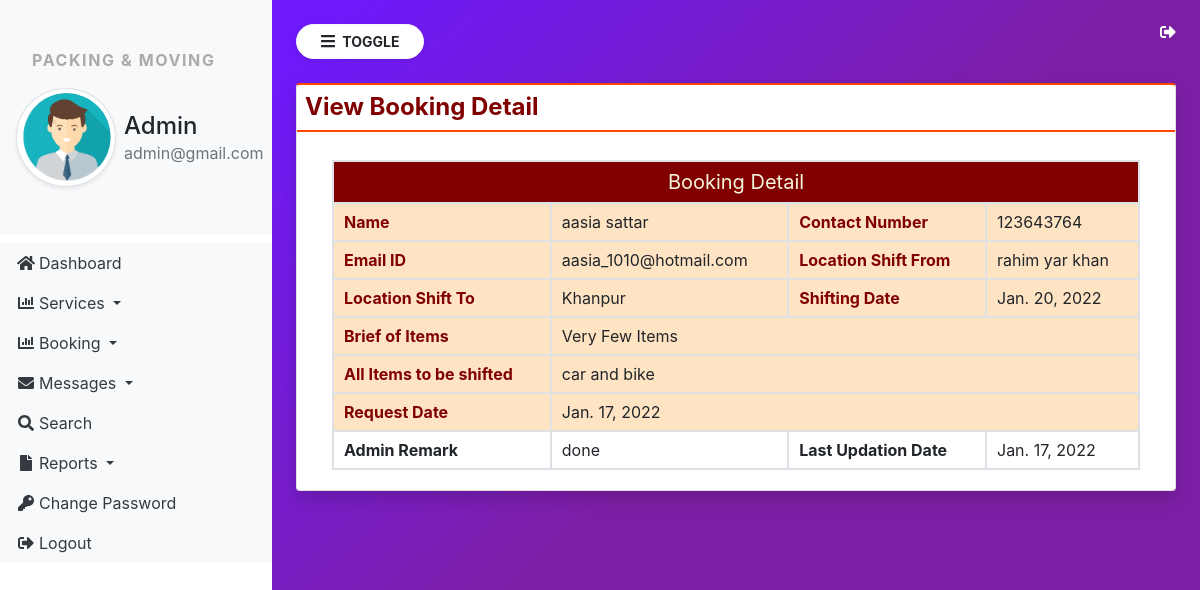
The page /view_bookingdetail/2 (signed in) on the database its author committed.
### mpmanagement/models.py (models this page shows, shortened)
class SiteUser(models.Model):
    name = models.CharField(max_length=100, null=True)
    email = models.CharField(max_length=100, null=True)
    mobile = models.CharField(max_length=25, null=True)
    location = models.CharField(max_length=200, null=True)
    shifting_loc = models.CharField(max_length=200, null=True)
    shiftingdate = models.DateField(null=True)
    brief_items = models.CharField(max_length=300, null=True)
    items = models.CharField(max_length=5000, null=True)
    requestdate = models.DateField(null=True)
    remark = models.CharField(max_length=500,null=True)
    status = models.CharField(max_length=30,null=True)
    updationdate = models.DateField(null=True)

### mpmanagement/views.py (the view, shortened to what this page needs)
# urls.py: path('view_bookingdetail/<int:pid>', view_bookingdetail, name="view_bookingdetail"),
def view_bookingdetail(request,pid):
    error = ""
    if not request.user.is_authenticated:
        return redirect('admin_login')
    booking = SiteUser.objects.get(id=pid)
    return render(request,'view_bookingdetail.html',locals())

### mpmanagement/templates/view_bookingdetail.html (shortened to what this page needs)
{% extends 'admin_navigation.html' %}
{% block content %}
<div class="card shadow" style="border-top: 2px solid orangered;">
            <h4 class="p-2 font-weight-bold " style="border-bottom: 2px solid orangered; color: maroon;"> View Booking Detail </h4>
            <div class="card-body">
                <div class="container-fluid">
                     <table class="table table-bordered table-hover" id="example">
                         <tr align="center">
                            <td colspan="4" style="font-size: 20px; color: beige; background-color: maroon ;"> Booking Detail</td>
                         </tr>
                         <tr style="background-color: bisque;">
                             <th style="color: maroon;">Name</th>
                             <td>{{booking.name}}</td>
                             <th style="color: maroon;">Contact Number</th>
                             <td>{{booking.mobile}}</td>
                        </tr>
                        <tr style="background-color: bisque;">
                            <th style="color: maroon;">Email ID</th>
                            <td>{{booking.email}}</td>
                            <th style="color: maroon;">Location Shift From</th>
                            <td>{{booking.location}}</td>
                       </tr>
                       <tr style="background-color: bisque;">
                            <th style="color: maroon;">Location Shift To</th>
                            <td>{{booking.shifting_loc}}</td>
                            <th style="color: maroon;"> Shifting Date  </th>
                            <td>{{booking.shiftingdate}}</td>
                        </tr>
                        <tr style="background-color: bisque;">
                            <th colspan="1" style="color: maroon;">Brief of Items</th>
                            <td colspan="3">{{booking.brief_items}}</td>
                        </tr>
                        <tr style="background-color: bisque;">
                            <th colspan="1" style="color: maroon;"> All Items to be shifted  </th>
                            <td colspan="3">{{booking.items}}</td>
                        </tr>
                        <tr style="background-color: bisque;">
                            <th style="color: maroon;">Request Date</th>
                            <td colspan="3">{{booking.requestdate}}</td>
                        </tr>
                        {% if not booking.remark %}
                        <form method="post">
                            {% csrf_token %}
                            <tr>
                                <th>Admin Remark</th>
                                <td colspan="3"><textarea name="remark" class="form-control" required></textarea></td>
                            </tr>
                            <tr>
                                <th>&nbsp</th>
                                <td colspan="3"><button type="submit" class="btn btn-primary"><i class="fa fa-arrow-circle-right"> </i> Update</button></td>
                            </tr>
                        </form>
                        {% else %}
                        <tr>
                            <th>Admin Remark</th>
                            <td>{{booking.remark}}</td>
                            <th>Last Updation Date</th>
                            <td>{{booking.updationdate}}</td>
                        </tr>
                        {% endif %}
                    </table>
                </div>
            </div>
        </div>
{% endblock %}

### mpmanagement/templates/admin_navigation.html (shortened to what this page needs)
{% load static %}
<html>
<head>
        <link rel="stylesheet" href="https://cdn.jsdelivr.net/npm/bootstrap@4.6.1/dist/css/bootstrap.min.css">
    <link rel="stylesheet" href="https://cdnjs.cloudflare.com/ajax/libs/font-awesome/4.7.0/css/font-awesome.min.css">
        <link rel="stylesheet" href="{% static 'css/sidebar.css' %}" type="text/css">
            <link rel = "stylesheet" href = "//cdn.datatables.net/1.11.3/css/jquery.dataTables.min.css">
            <link rel = "stylesheet" href = "//cdn.datatables.net/buttons/2.1.0/css/buttons.dataTables.min.css">
</head>
<body>
    <div class="bg-white vertical-nav" id="sidebar">
        <div class="py-5 px-3 bg-light mb-2">
            <p class="font-weight-bold text-uppercase px-3 sidebar-title" style="font-weight: bold;">Packing & Moving</p>
            <div class="media d-flex align-item-center">
                <img src="{% static 'images/img1.png' %}" width="100px" height="80px" class="rounded-circle img-thumbnail shadow-sm">
                <div class="media-body mx-2">
                    <h4 class=" mb-0 mt-4">Admin</h4>
                    <p class="text-muted mb-0">{{request.user.email}}</p>
                </div>
            </div>
        </div>
        <ul class="nav flex-column bg-white">
           <li class="nav-item">
               <a href="{% url 'admin_home'%}" class="nav-link text-dark bg-light">
                   <i class="fa fa-home fa-fw text primary" style="margin-right: 3px;"></i>Dashboard
               </a>
           </li>
           <li class="nav-item dropdown">
            <a href="#" class="nav-link dropdown-toggle text-dark bg-light" id="navbardrop" data-toggle="dropdown">
                <i class="fas fa-chart-bar fa-fw text primary" style="margin-right: 3px;"></i>Services
            </a>
        </li>
        <li class="nav-item dropdown">
            <a href="#" class="nav-link dropdown-toggle text-dark bg-light" id="navbardrop" data-toggle="dropdown">
                <i class="fas fa-chart-bar fa-fw text primary" style="margin-right: 3px;"></i>Booking
            </a>
        </li>
        <li class="nav-item dropdown">
            <a href="#" class="nav-link dropdown-toggle text-dark bg-light" id="navbardrop" data-toggle="dropdown">
                <i class="fas fa-envelope fa-fw text primary" style="margin-right: 3px;" ></i>Messages
            </a>
        </li>
        <li class="nav-item">
            <a href="{% url 'search'%}" class="nav-link text-dark bg-light">
                <i class="fas fa-search fa-fw text primary" style="margin-right: 3px;"></i>Search
            </a>
        </li>
        <li class="nav-item dropdown">
            <a href="#" class="nav-link dropdown-toggle text-dark bg-light" id="navbardrop" data-toggle="dropdown">
                <i class="fas fa-file fa-fw text primary" style="margin-right: 3px;" ></i>Reports
            </a>
        </li>
        <li class="nav-item">
            <a href="{% url 'change_password'%}" class="nav-link text-dark bg-light">
                <i class="fa fa-key fa-fw text primary" style="margin-right: 3px;"></i>Change Password
            </a>
        </li>
        <li class="nav-item">
            <a href="{% url 'logout'%}" class="nav-link text-dark bg-light">
                <i class="fa fa-sign-out-alt fa-fw text primary" style="margin-right: 3px;"></i>Logout
            </a>
        </li>
        </ul>
    </div>
     <div class="page-content p-4" id="content">
         <a href="{% url 'logout' %}" title="logout" class="text-white float-right"><i class="fa fa-sign-out-alt"></i></a>
        <button id="sidebarCollapse" type="button" class="btn btn-light bg-white rounded-pill shadow-sm px-4 mb-4">
            <i class="fas fa-bars" style="margin-right: 4;"></i><small class="text-uppercase" style="font-weight: bold;">
                Toggle</small></button>
                {% block content %}
                {% endblock %}
     </div>
</body>
</html>

### mpmanagement/static/css/sidebar.css (style rules this page uses)
.sidebar-title { letter-spacing: 0.1em; color: #aaa; }
body { background-image: linear-gradient(135.9deg,rgba(109,25,252,1) 16.4%,rgba(125,31,165,1) 56.1%); min-height: 100vh; }
.vertical-nav { min-width: 17rem; width: 17rem; height: 100vh; position: fixed; top: 0; left: 0; transition: all 0.4s; }
.page-content { width: calc(100%-17rem); margin-left: 17rem; transition: all 0.4s; }

### rows shown on the page
SiteUser: name "aasia sattar", mobile "123643764", email "aasia_1010@hotmail.com", location "rahim yar khan", shifting_loc "Khanpur", shiftingdate "Jan. 20, 2022", brief_items "Very Few Items", items "car and bike", requestdate "Jan. 17, 2022", remark "done", updationdate "Jan. 17, 2022"

### other values the page prints
{{ request.user.email }} "admin@gmail.com"
